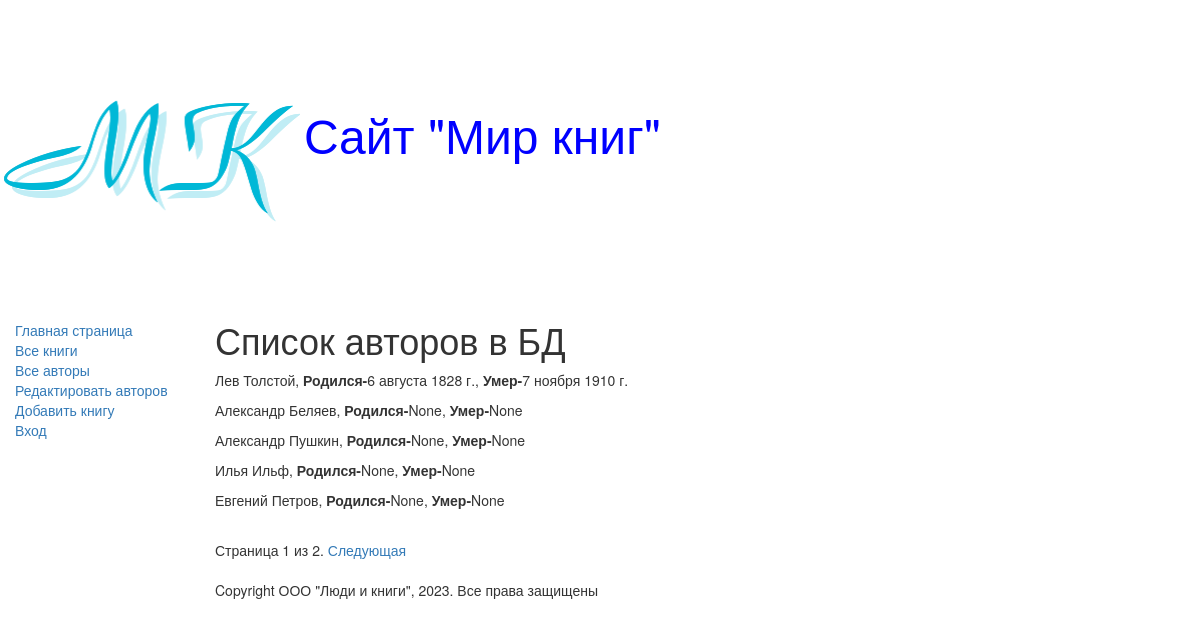
Screenshot of /authors/ with the database file from the repository.
### catalog/models.py (models this page shows, shortened)
class Author(models.Model):
    first_name = models.CharField(max_length=100,
                                  help_text='Введите имя автора',
                                  verbose_name='Имя автора')
    last_name = models.CharField(max_length=100,
                                 help_text='Введите фамилию автора',
                                 verbose_name='Фамилия автора')
    date_of_birth = models.DateField(
        help_text='Введите дату рождения',
        verbose_name='Дата рождения',
        null=True, blank=True)
    date_of_death = models.DateField(
        help_text='Введите дату смерти',
        verbose_name='Дата смерти',
        null=True, blank=True)

### catalog/views.py (the view)
# urls.py: url(r'^authors/$', views.AuthorListView.as_view(), name='authors'),
class AuthorListView(generic.ListView):
    model = Author
    paginate_by = 5

### catalog/templates/catalog/author_list.html
{% extends "base_generic.html" %}
{% block content %}
    <h1>Список авторов в БД</h1>
    {% if author_list %}
        {% for author in author_list.all %}
            <p>{{ author.first_name}}   {{author.last_name}},
                <strong>Родился-</strong>{{author.date_of_birth}},
                <strong>Умер-</strong>{{author.date_of_death}}</p>
        {% endfor %}
    {% else %}
        <p>В базе данных нет авторов</p>
    {% endif %}
{% endblock %}

### rows the page displays
Author: first_name "Лев", last_name "Толстой", date_of_birth "6 августа 1828 г.", date_of_death "7 ноября 1910 г."
Author: first_name "Александр", last_name "Беляев", date_of_birth "None", date_of_death "None"
Author: first_name "Александр", last_name "Пушкин", date_of_birth "None", date_of_death "None"
Author: first_name "Илья", last_name "Ильф", date_of_birth "None", date_of_death "None"
Author: first_name "Евгений", last_name "Петров", date_of_birth "None", date_of_death "None"

### other values shown
{{ page_obj.number }} "1"
{{ page_obj.paginator.num_pages }} "2"
